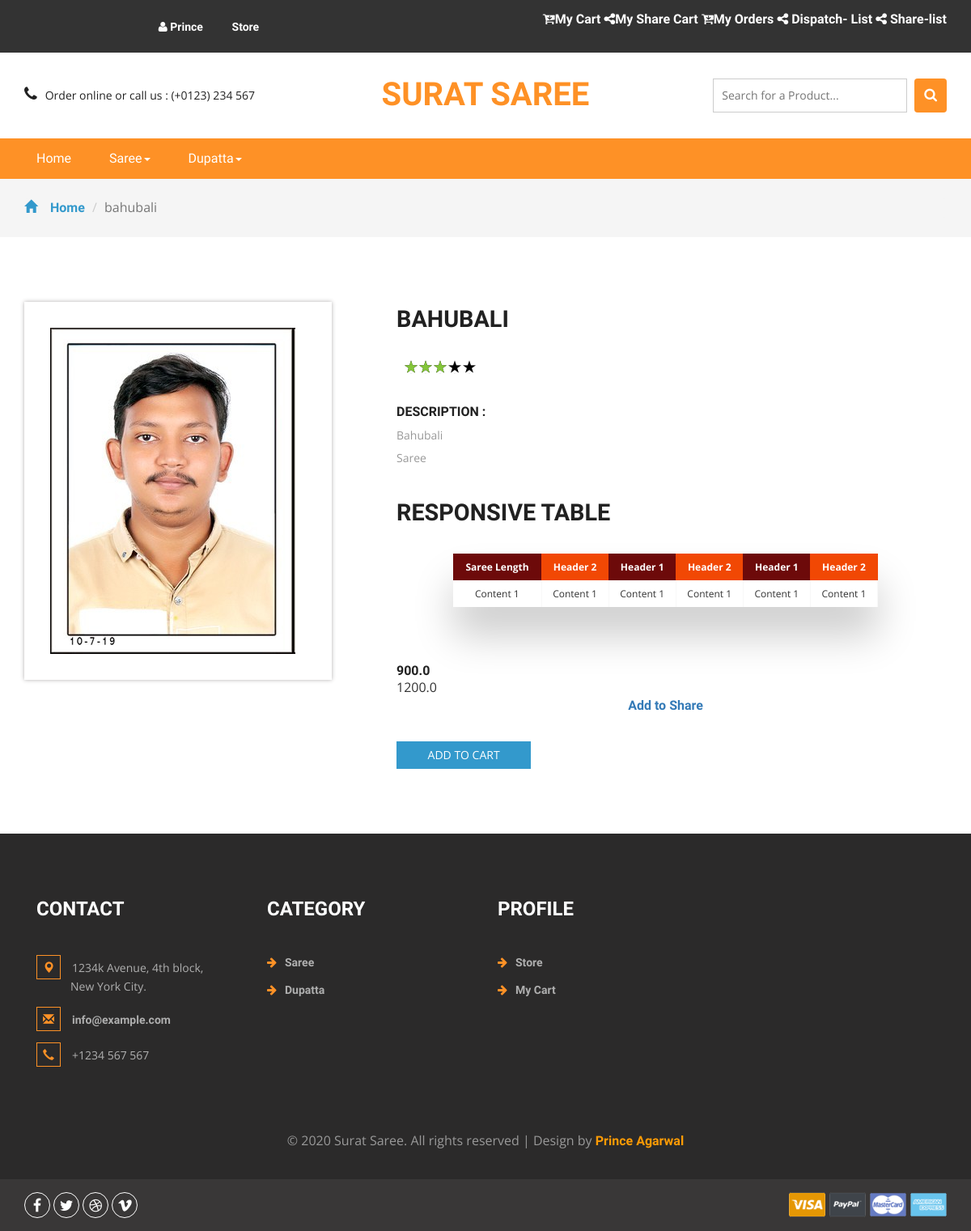
The page /api/products/Bahubali/ (signed in) on the database its author committed.
### core/models.py (models this page shows, shortened)
class Category(models.Model):
    name = models.CharField(max_length=200)
    slug = models.SlugField()
    parent = models.ForeignKey('self',blank=True, null=True ,related_name='children',on_delete= models.CASCADE)
    class Meta:
        unique_together = ('slug', 'parent',)
        verbose_name_plural = "categories"
    def __str__(self):
        full_path = [self.name]
        k = self.parent
        while k is not None:
            full_path.append(k.name)
            k = k.parent
        return ' -> '.join(full_path[::-1])

class Item(models.Model):
    title = models.CharField(max_length=100)
    price = models.FloatField()
    discount_price = models.FloatField(blank=True, null=True)
    category = models.ForeignKey('Category', null=True, blank=True,on_delete= models.CASCADE)
    label = models.CharField(choices=LABEL_CHOICES, max_length=1)
    slug = models.SlugField()
    stock = models.BooleanField(default=True)
    description = models.TextField()
    image = models.ImageField()
    def get_add_to_cart_url(self):
        print(self.title)
        return reverse("add-to-cart", kwargs={
            'slug': self.slug
        })
    def get_add_to_share_url(self):
        print(self.title)
        return reverse("add-to-share", kwargs={
            'slug': self.slug
        })

### core/api/views.py (the view)
# urls.py: path('products/<str:slug>/', ItemDetailView.as_view(), name='product-detail'),
class ItemDetailView(generic.DetailView):
    model = Item
    template_name = "core/single.html"

### Cashbackclick/context_processor.py (called while the page is built)
def add_variable_to_context(request):
    csrf_token = django.middleware.csrf.get_token(request)
    return {
        'csrf_token':csrf_token,
        'category_list': Category.objects.all()
    }

def add_form_to_context(request):
    return {
        'loginform': SignInViaUsernameForm
    }

def present_order(request):
    try:
        if request.user.is_authenticated:
            Present_order = Order.objects.get(user = request.user, ordered = False)
            return {
                'present_order': Present_order
            }
        else:
            return {
            'present_order': 0
            }
    except Order.DoesNotExist:
        return {
            'present_order': 0
        }

### core/templates/core/single.html (shortened to what this page needs)
{% extends 'layouts/default/page.html' %}
{% load static %}
{% block content %}
	<div class="breadcrumbs">
		<div class="container">
			<ol class="breadcrumb breadcrumb1 animated wow slideInLeft" data-wow-delay=".5s">
				<li><a href="{% url 'index' %}"><span class="glyphicon glyphicon-home" aria-hidden="true"></span>Home</a></li>
				<li class="active">{{object.title}}</li>
			</ol>
		</div>
	</div>
	<div class="products">
		<div class="container">
			<div class="agileinfo_single">
				<div class="col-md-4 agileinfo_single_left">
					<img id="example" src="{{object.image.url}}" alt=" " class="img-responsive">
				</div>
				<div class="col-md-8 agileinfo_single_right">
				<h2>{{object.title}}</h2>
					<div class="rating1">
						<span class="starRating">
							<label for="rating5">5</label>
							<label for="rating4">4</label>
							<label for="rating3">3</label>
							<label for="rating2">2</label>
							<label for="rating1">1</label>
						</span>
					</div>
					<div class="w3agile_description">
						<h4>Description :</h4>
						<p>{{object.slug}} <br>
							{{object.category.name}}</p>
					</div>
					<h2>Responsive Table</h2>
							<div class="table-wrapper">
								<table class="fl-table">
									<thead>
									<tr>
										<th>Saree Length</th>
										<th>Header 2</th>
										<th>Header 1</th>
										<th>Header 2</th>
										<th>Header 1</th>
										<th>Header 2</th>
									</tr>
									</thead>
									<tbody>
									<tr>
										<td>Content 1</td>
										<td>Content 1</td>
										<td>Content 1</td>
										<td>Content 1</td>
										<td>Content 1</td>
										<td>Content 1</td>
									</tr>
								</table>
							</div>
					<div class="snipcart-item block">
						<div class="snipcart-thumb agileinfo_single_right_snipcart">
							<h4 class="m-sing">{{object.discount_price}}</h4> <span>{{object.price}}</span></h4>
							<a href='{{object.get_add_to_share_url}}'>Add to Share</a>
						</div>
						<div class="snipcart-details agileinfo_single_right_details">
							<form action="{{object.get_add_to_cart_url}}" method="post">
								<fieldset>
									<input type="submit" name="submit" value="Add to cart" class="button">
								</fieldset>
							</form>
						</div>
					</div>
				</div>
				<div class="clearfix"> </div>
			</div>
		</div>
	</div>
{% endblock %}
{% block footer_scripts %}
<link href="css/skdslider.css" rel="stylesheet">
{% endblock %}

### content/templates/layouts/default/page.html (shortened to what this page needs)
{% load static %}
<!DOCTYPE html>
<html>
<head>
<link href="{% static 'css/bootstrap.css' %}" rel="stylesheet" type="text/css" media="all" />
<link href="{% static 'css/style.css' %}" rel="stylesheet" type="text/css" media="all" />
<link href="{% static 'css/font-awesome.css' %}" rel="stylesheet">
</head>
<body>
	<div class="agileits_header">
		<div class="container">
			<div class="agile-login">
				{% if request.user.is_authenticated %}
				<ul>
                    <li> <a href="#" > <i class="fa fa-user" aria-hidden="true"></i> {{request.user.username}} </a></li>
                    <li> <a href="{% url 'product-list' %}" >  Store </a></li>
				</ul>
				</div>
				<div class="product_list_header" >
                    {% if request.user.userprofile.owner %}
                    {% if present_order %}
                    <a  style="color:white" href = "{% url 'order-summary' present_order.id %}"><i class="fa fa-cart-arrow-down" aria-hidden="true"></i>My Cart</a>
                    {% endif %}
                    <a style="color:white" href = "{% url 'share-summary' %}"><i class="fa fa-share-alt" aria-hidden="true"></i>My Share Cart</a>
                    <a style="color:white" href = "{% url 'order-list' %}"><i class="fa fa-cart-arrow-down" aria-hidden="true"></i>My Orders<t></t></a>
					<a style="color:white" href = "{% url 'dispatch-summary' %}"><i class="fa fa-share-alt" aria-hidden="true"></i> Dispatch- List<t></t></a>
                    <a style="color:white" href = "{% url 'share-list' %}"><i class="fa fa-share-alt" aria-hidden="true"></i> Share-list<t></t>  </a>
                    {% else %}
                    {% if present_order %}
                    <a  style="color:white" href = "{% url 'order-summary' present_order.id %}"><i class="fa fa-cart-arrow-down" aria-hidden="true"></i>My Cart</a>
                    {% endif %}
                    <a  href = "{% url 'order-list' %}"><i class="fa fa-cart-arrow-down" aria-hidden="true"></i>My Orders</a>
                    {% endif %}
                </div>
				{% else %}
				<ul>
					<li><a href="{% url  'accounts:sign_up' %}"> Create Account </a></li>
					<li><a href="{% url  'accounts:log_in' %}">Login</a></li>
				</ul>
		</div>
				{% endif %}
			<div class="clearfix"> </div>
		</div>
	</div>
	<div class="logo_products">
		<div class="container">
		<div class="w3ls_logo_products_left1">
				<ul class="phone_email">
					<li><i class="fa fa-phone" aria-hidden="true"></i>Order online or call us : (+0123) 234 567</li>
				</ul>
			</div>
			<div class="w3ls_logo_products_left">
				<h1><a href="{% url 'index' %}">Surat Saree</a></h1>
			</div>
		<div class="w3l_search">
			<form action="{% url 'search' %}" method="post">
                <input type="search" name="search" placeholder="Search for a Product..." required="">
				<button type="submit" class="btn btn-default search" aria-label="Left Align">
					<i class="fa fa-search" aria-hidden="true"> </i>
				</button>
			</form>
		</div>
			<div class="clearfix"> </div>
		</div>
	</div>
{% if request.user.is_authenticated %}
	<div class="navigation-agileits">
		<div class="container">
			<nav class="navbar navbar-default">
							<div class="collapse navbar-collapse" id="bs-megadropdown-tabs">
								<ul class="nav navbar-nav">
									<li class="active"><a href="{% url 'index' %}" class="act">Home</a></li>
									{% for category in category_list %}
									{% if category.parent %}
									{% else %}
									{% if category.children %}
									<li class="dropdown">
										<a href="{% url 'category-page' category.id %}" class="dropdown-toggle" data-toggle="dropdown">{{category.name}}<b class="caret"></b></a>
									</li>
									{% else %}
									<li><a href="{% url 'category-page' category.id %}">{{category.name}}</a></li>
									{% endif %}
									{% endif %}
									{% endfor %}
								</ul>
							</div>
							</nav>
			</div>
		</div>
{% endif %}
{% if request.user.is_authenticated %}
    {% block content %}{% endblock %}
{% endif %}
<div class="footer">
    <div class="container">
        <div class="w3_footer_grids">
            <div class="col-md-3 w3_footer_grid">
                <h3>Contact</h3>
                <ul class="address">
                    <li><i class="glyphicon glyphicon-map-marker" aria-hidden="true"></i>1234k Avenue, 4th block, <span>New York City.</span></li>
                    <li><i class="glyphicon glyphicon-envelope" aria-hidden="true"></i><a href="mailto:info@example.com">info@example.com</a></li>
                    <li><i class="glyphicon glyphicon-earphone" aria-hidden="true"></i>+1234 567 567</li>
                </ul>
            </div>
            {% if request.user.is_authenticated %}
            <div class="col-md-3 w3_footer_grid">
                <h3>Category</h3>
                <ul class="info">
									{% for category in category_list %}
									{% if category.parent %}
									{% else %}
									{% if category.children %}
                                    <li><i class="fa fa-arrow-right" aria-hidden="true"></i><a href="{% url 'category-page' category.id %}">{{category.name}}</a></li>
									{% else %}
									<li><a href="{% url 'category-page' category.id %}">{{category.name}}</a></li>
									{% endif %}
									{% endif %}
									{% endfor %}
                    </ul>
            </div>
            <div class="col-md-3 w3_footer_grid">
                <h3>Profile</h3>
                <ul class="info">
                    <li><i class="fa fa-arrow-right" aria-hidden="true"></i><a href="{% url 'product-list' %}">Store</a></li>
                    {% if present_order %}
                    <li><i class="fa fa-arrow-right" aria-hidden="true"></i><a href="{% url 'order-summary' present_order.id %}">My Cart</a></li>
                   {% endif %}
                </ul>
            </div>
            {% endif %}
            <div class="clearfix"> </div>
        </div>
    </div>
    <div class="footer-copy">
        <div class="container">
            <p>© 2020 Surat Saree. All rights reserved | Design by <a href="http://w3layouts.com/">Prince Agarwal</a></p>
        </div>
    </div>
</div>
<div class="footer-botm">
        <div class="container">
            <div class="w3layouts-foot">
                <ul>
                    <li><a href="#" class="w3_agile_facebook"><i class="fa fa-facebook" aria-hidden="true"></i></a></li>
                    <li><a href="#" class="agile_twitter"><i class="fa fa-twitter" aria-hidden="true"></i></a></li>
                    <li><a href="#" class="w3_agile_dribble"><i class="fa fa-dribbble" aria-hidden="true"></i></a></li>
                    <li><a href="#" class="w3_agile_vimeo"><i class="fa fa-vimeo" aria-hidden="true"></i></a></li>
                </ul>
            </div>
            <div class="payment-w3ls">
                <img src="{% static 'images/card.png' %}" alt=" " class="img-responsive">
            </div>
            <div class="clearfix"> </div>
        </div>
    </div>
<link href="css/skdslider.css" rel="stylesheet">
{% block footer_scripts %}
{% endblock footer_scripts %}
</body>
</html>

### content/templates/layouts/default/page.html (style rules this page uses)
* { box-sizing: border-box; -webkit-box-sizing: border-box; -moz-box-sizing: border-box; }
.table-wrapper { margin: 10px 70px 70px; box-shadow: 0px 35px 50px rgba( 0, 0, 0, 0.2 ); }
.fl-table { border-radius: 5px; font-size: 12px; font-weight: normal; border: none; border-collapse: collapse; width: 100%; max-width: 100%; white-space: nowrap; background-color: white; }
.fl-table td, .fl-table th { text-align: center; padding: 8px; }
.fl-table td { border-right: 1px solid #f8f8f8; font-size: 12px; }
.fl-table thead th { color: #ffffff; background: #f14804; }
.fl-table thead th:nth-child(odd) { color: #ffffff; background: #6d0a0a; }

### rows shown on the page
Category: name "Saree"
Category: name "Dupatta"
Item: title "bahubali", image (picture), title "BAHUBALI", slug "Bahubali", category.name "Saree", discount_price "900.0", price "1200.0"

### other values the page prints
{{ request.user.username }} "Prince"
